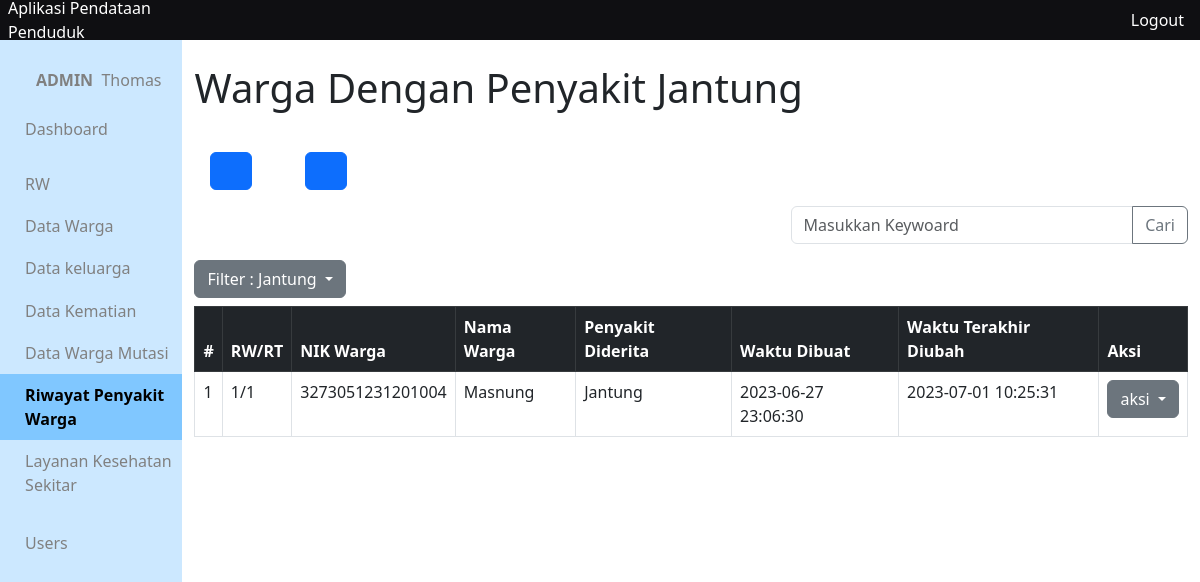
The page /app/views/penyakit-warga/filter.php?id=1 (signed in) on the database its author committed.
### tables this page shows
CREATE TABLE `penyakit` (
  `id_penyakit` int(10) NOT NULL,
  `nama_penyakit` varchar(100) DEFAULT NULL
);

CREATE TABLE `riwayat_penyakit_warga` (
  `id_penyakit_warga` int(10) NOT NULL,
  `nik_penyakit` varchar(16) NOT NULL,
  `id_t_penyakit` int(10) DEFAULT NULL,
  `created_at` timestamp NOT NULL DEFAULT current_timestamp(),
  `updated_at` timestamp NOT NULL DEFAULT current_timestamp()
);

CREATE TABLE `warga` (
  `nik_warga` varchar(16) NOT NULL,
  `no_kk` varchar(16) DEFAULT NULL,
  `status_kk` varchar(50) DEFAULT NULL,
  `nama_warga` varchar(300) DEFAULT NULL,
  `tempat_lahir` varchar(300) DEFAULT NULL,
  `tanggal_lahir` date DEFAULT NULL,
  `alamat_ktp` varchar(300) DEFAULT NULL,
  `alamat_tinggal` varchar(300) DEFAULT NULL,
  `no_rt` int(10) DEFAULT NULL,
  `no_rw` int(10) DEFAULT NULL,
  `agama` varchar(50) DEFAULT NULL,
  `pendidikan_terakhir` varchar(20) DEFAULT NULL,
  `pekerjaan` varchar(200) DEFAULT NULL,
  `jenis_kelamin` char(1) DEFAULT NULL,
  `status_perkawinan` varchar(15) DEFAULT NULL,
  `status_warga` varchar(10) DEFAULT NULL,
  `status_kehidupan` varchar(10) DEFAULT NULL,
  `kewarganegaraan` varchar(10) DEFAULT NULL,
  `gol_darah` char(2) DEFAULT NULL,
  `kontak` varchar(15) DEFAULT NULL,
  `id_adder` int(10) DEFAULT NULL,
  `id_updater` int(10) DEFAULT NULL,
  `created_at` timestamp NULL DEFAULT current_timestamp(),
  `updated_at` timestamp NULL DEFAULT current_timestamp()
);

### app/functions/penyakit-warga/function-crud.php (called while the page is built, shortened)
<?php
require_once __DIR__.'/../main-function.php';
function getWargaByFilter($id){
	$query = "SELECT *, GROUP_CONCAT(nama_penyakit SEPARATOR ', ') AS penyakit,
	riwayat_penyakit_warga.created_at AS ditambah, riwayat_penyakit_warga.updated_at AS diubah
	FROM riwayat_penyakit_warga
	INNER JOIN warga ON riwayat_penyakit_warga.nik_penyakit = warga.nik_warga
	INNER JOIN penyakit on riwayat_penyakit_warga.id_t_penyakit = penyakit.id_penyakit
	WHERE id_t_penyakit = '$id'
	GROUP BY (nik_penyakit)";
	return query($query);
}
function getAllPenyakit(){
	$query = "SELECT * FROM penyakit";
	return query($query);
}
function cariPenyakitById($id){
	$query = "SELECT * FROM penyakit WHERE id_penyakit = '$id' ";
	return query($query);
}
 ?>

### app/functions/main-function.php (called while the page is built, shortened)
<?php
$conn = mysqli_connect("localhost", "root", '', "data_penduduk");
function query($query)
{
	global $conn;
	$result = mysqli_query($conn, $query);
	$rows = [];
		while( $row = mysqli_fetch_assoc($result) ) {
			$rows[] = $row;
		}
	return $rows;
}

### app/views/penyakit-warga/filter.php (the view, shortened to what this page needs)
<?php include_once '../layouts/header.php' ?>
<?php include_once '../layouts/side-bar.php' ?>
<?php include_once '../../functions/penyakit-warga/function-crud.php' ?>
<?php
$id = $_SESSION['id'];
$penyakit_selected = cariPenyakitById($id)[0];
 ?>
<div class="container">
<h1 class="mt-4">
	Warga Dengan Penyakit <?= $penyakit_selected['nama_penyakit'] ?>
</h1>
<?php include_once '../layouts/menu.php' ?>
<?php include_once '../layouts/form-cari.php' ?>
<?php $penyakit_warga = getWargaByFilter($id); ?>
<?php $penyakit_all = getAllPenyakit(); ?>
<div class="dropdown">
	<button class="btn btn-secondary dropdown-toggle" type="button" data-bs-toggle="dropdown" aria-expanded="false">
		Filter : <?= $penyakit_selected['nama_penyakit'] ?>
	</button>
</div>
<table class="table table-hover table-bordered mt-2">
	<thead>
	    <tr class="table-dark">
	      <th scope="col">#</th>
	      <th scope="col">RW/RT</th>
	      <th scope="col">NIK Warga</th>
	      <th scope="col">Nama Warga</th>
	      <th scope="col">Penyakit Diderita</th>
	      <th scope="col">Waktu Dibuat</th>
	      <th scope="col">Waktu Terakhir Diubah</th>
	      <th scope="col">Aksi</th>
	    </tr>
	  </thead>
 	<tbody>
 		<?php $no=1 ?>
 		<?php foreach ($penyakit_warga as $pw) : ?>
 		<tr>
 			<td><?= $no++; ?></td>
 			<td><?= $pw['no_rw'] ?>/<?= $pw['no_rt'] ?></td>
 			<td><?= $pw['nik_penyakit'] ?></td>
 			<td><?= $pw['nama_warga'] ?></td>
 			<td>
 				<?php if (strlen($pw['penyakit']) >= 20): ?>
 					<?= substr($pw['penyakit'], 0, 20 ) ?> ...</td>
 				<?php else : ?>
 					<?= $pw['penyakit'] ?>
 				<?php endif ?>
 			<td><?= $pw['created_at'] ?></td>
 			<td>
 			<?php if ($pw['ditambah'] == '0000-00-00 00:00:00'): ?>
  				<div class="badge bg-primary text-wrap mb-3"> Belum Pernah Ada Perubahan </div>
  			<?php else : ?>
  				<?= $pw['diubah'] ?>
  			<?php endif; ?>
 			</td>
 			<td>
 			<div class="dropdown">
			  <button class="btn btn-secondary dropdown-toggle" type="button" data-bs-toggle="dropdown" aria-expanded="false">
			    aksi
			  </button>
			</div>
 			</td>
 		</tr>
 		<?php endforeach ?>
 	</tbody>
</table>
</div>
<?php include_once '../layouts/footer.php' ?>

### app/css/colors.css (style rules this page uses)
:root { --pink: #ecc6b3; --docks: #42506B; --haze: #C6CEFF; --fairy: #45E3FF; --rang1: #CCE8FF; --rang2: #B3DDFF; --rang3: #99D2FF; --rang4: #80C7FF; }

### app/css/style.css (style rules this page uses)
* { margin: 0; padding: 0; }
body { width: 100vw; height: 100vh; }

### rows shown on the page
penyakit: nama_penyakit "Jantung"
riwayat_penyakit_warga: nik_penyakit.no_rw "1", nik_penyakit.no_rt "1", nik_penyakit "3273051231201004", nik_penyakit.nama_warga "Masnung", penyakit "Jantung", nik_penyakit.created_at "2023-06-27 23:06:30", updated_at "2023-07-01 10:25:31"

### other values the page prints
$_SESSION['level'] "ADMIN"
$_SESSION['nama'] "Thomas"
